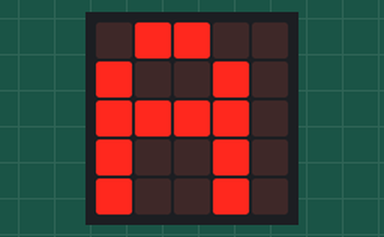
Bench run of a program on a simulated BBC micro:bit running MicroPython. On the bench: the board's 5×5 LED display. At 2.5 s the program stops and its outputs stay as they are.

Above: at 0.1 s.
At 0.6 s:
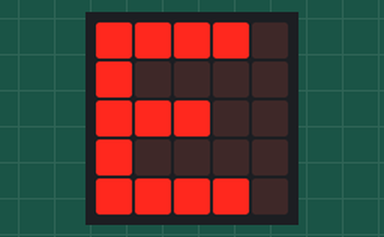
At 1.1 s:
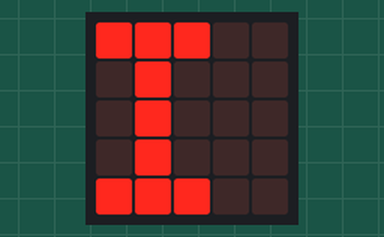
At 1.6 s:
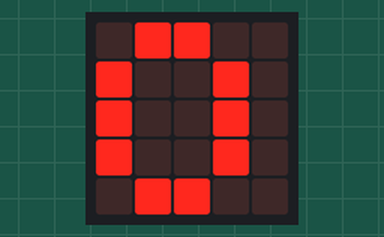
At 2.1 s:
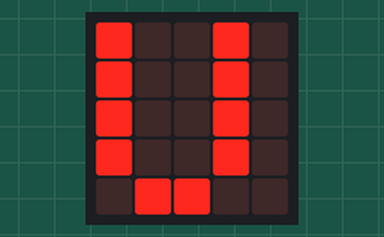

The program:

lista_vocales_while.py
```python
# Imports go at the top
from microbit import *

lista_vocales = ["A","E","I","O","U"]

index=0
while (index < len(lista_vocales)):
    display.show(lista_vocales[index])
    index = index + 1
    sleep(500)
```

Measured:
- what the display in image 1 shows lasts 0.5 s, from 0.5 s to 1.0 s
